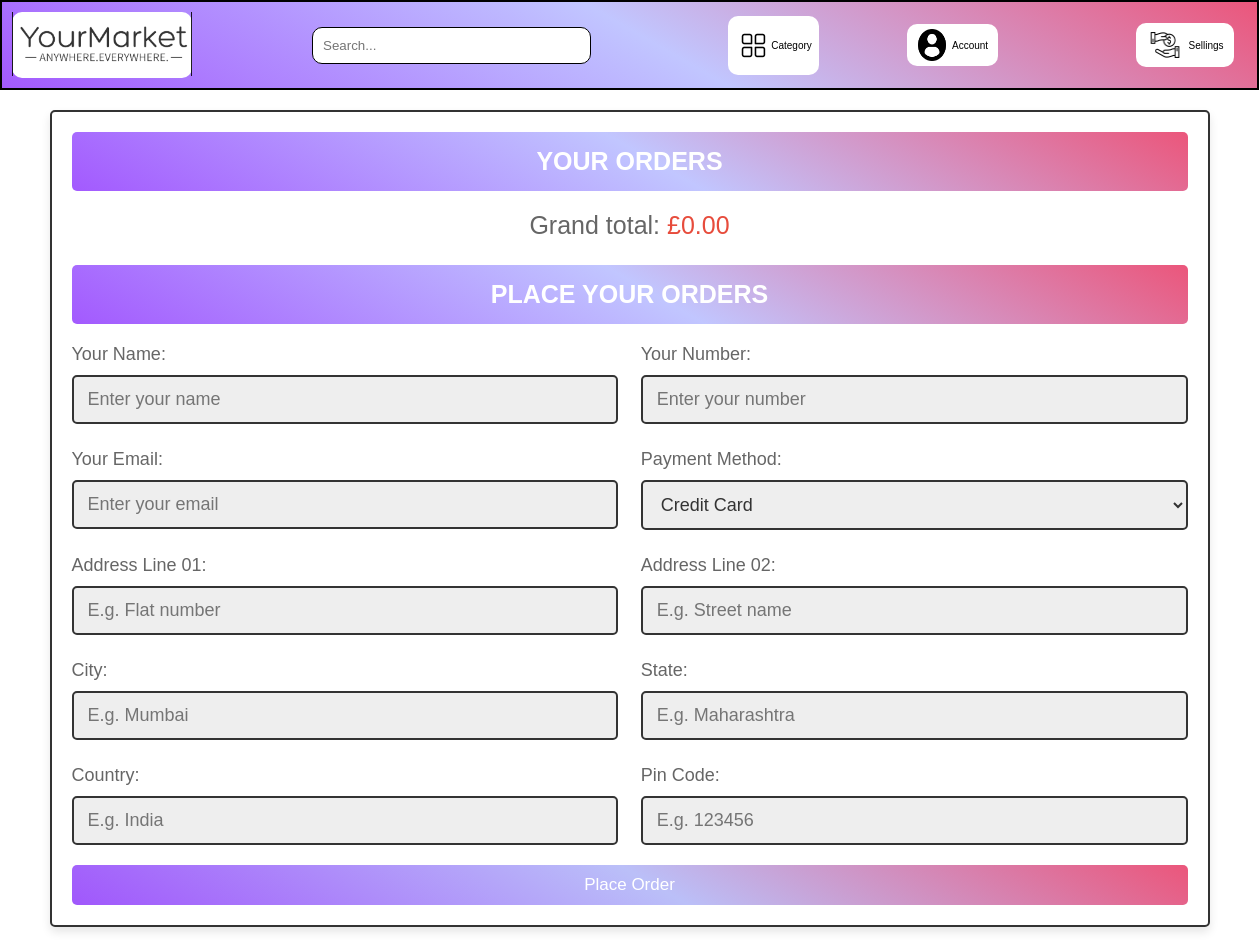
The page /php/checkout.php (signed in) on the database as committed earlier.
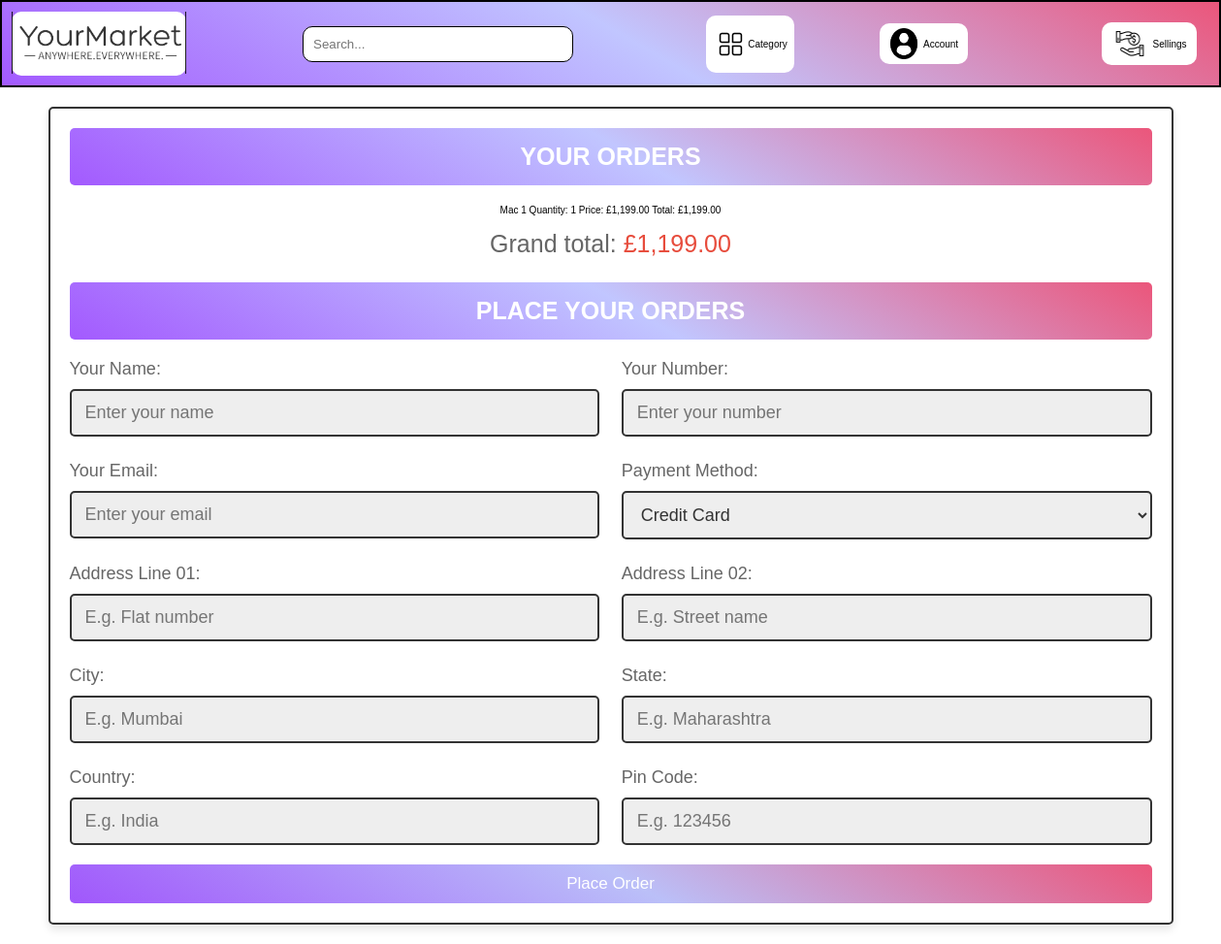
The same page on the database as committed later.
### tables this page shows
CREATE TABLE IF NOT EXISTS `cart` (
  `id` int NOT NULL AUTO_INCREMENT,
  `user_id` int DEFAULT NULL,
  `ID_Article` int DEFAULT NULL,
  `name` varchar(255) DEFAULT NULL,
  `price` decimal(10,2) DEFAULT NULL,
  `quantity` int DEFAULT NULL,
  `image_1` varchar(255) DEFAULT NULL,
  PRIMARY KEY (`id`)
);

### php/checkout.php (the view, shortened to what this page needs)
<?php
$userId = $_SESSION["user_id"];
?>
<!DOCTYPE html>
<html lang="en">
<head>
    <link href="../css/checkout.css" rel="stylesheet" type="text/css">
</head>
<body>
<?php include 'navbar.php'; ?>
<?php if (empty($searchQuery) && empty($_GET['category'])): ?>
    <section class="checkout-orders">
        <form action="" method="POST">
            <h3>Your Orders</h3>
            <div class="display-orders">
                <?php
                $grand_total = 0;
                $select_cart = $mysqli->prepare("SELECT * FROM cart WHERE user_id = ?");
                $select_cart->bind_param("i", $userId);
                $select_cart->execute();
                $cart_result = $select_cart->get_result();
                while ($cart_item = $cart_result->fetch_assoc()) {
                    $productName = $cart_item['name'];
                    $price = $cart_item['price'];
                    $quantity = $cart_item['quantity'];
                    $total_price_item = $price * $quantity;
                    $grand_total += $total_price_item;
                    ?>
                    <div class="order-item">
                        <div class="order-item-details">
                            <span class="item-name"><?php echo $productName; ?></span>
                            <span class="item-quantity">Quantity: <?php echo $quantity; ?></span>
                            <span class="item-price">Price: £<?php echo number_format($price, 2); ?></span>
                            <span class="item-total">Total: £<?php echo number_format($total_price_item, 2); ?></span>
                        </div>
                    </div>
                <?php } ?>
                <div class="grand-total">Grand total: <span>£<?php echo number_format($grand_total, 2); ?></span></div>
            </div>
            <h3>Place Your Orders</h3>
            <div class="flex">
                <div class="inputBox">
                    <span>Your Name:</span>
                    <input type="text" name="name" placeholder="Enter your name" class="box" maxlength="20" required>
                </div>
                <div class="inputBox">
                    <span>Your Number:</span>
                    <input type="number" name="number" placeholder="Enter your number" class="box" min="0" max="9999999999"
                           required>
                </div>
                <div class="inputBox">
                    <span>Your Email:</span>
                    <input type="email" name="email" placeholder="Enter your email" class="box" maxlength="50" required>
                </div>
                <div class="inputBox">
                    <span>Payment Method:</span>
                    <select name="method" class="box" required>
                        <option value="credit card">Credit Card</option>
                    </select>
                </div>
                <div class="inputBox">
                    <span>Address Line 01:</span>
                    <input type="text" name="flat" placeholder="E.g. Flat number" class="box" maxlength="50" required>
                </div>
                <div class="inputBox">
                    <span>Address Line 02:</span>
                    <input type="text" name="street" placeholder="E.g. Street name" class="box" maxlength="50">
                </div>
                <div class="inputBox">
                    <span>City:</span>
                    <input type="text" name="city" placeholder="E.g. Mumbai" class="box" maxlength="50" required>
                </div>
                <div class="inputBox">
                    <span>State:</span>
                    <input type="text" name="state" placeholder="E.g. Maharashtra" class="box" maxlength="50" required>
                </div>
                <div class="inputBox">
                    <span>Country:</span>
                    <input type="text" name="country" placeholder="E.g. India" class="box" maxlength="50" required>
                </div>
                <div class="inputBox">
                    <span>Pin Code:</span>
                    <input type="number" min="0" name="pin_code" placeholder="E.g. 123456" min="0" max="999999" class="box"
                           required>
                </div>
            </div>
            <input type="submit" name="order" class="btn" value="Place Order">
        </form>
    </section>
<?php endif; ?>
</body>
</html>

Rows that differ between the two databases and show on the page:
added cart: name "Mac 1", quantity "1", price "1,199.00", total_price_item "1,199.00"
Other text that changed with them:
$grand_total: "0.00" → "1,199.00"
